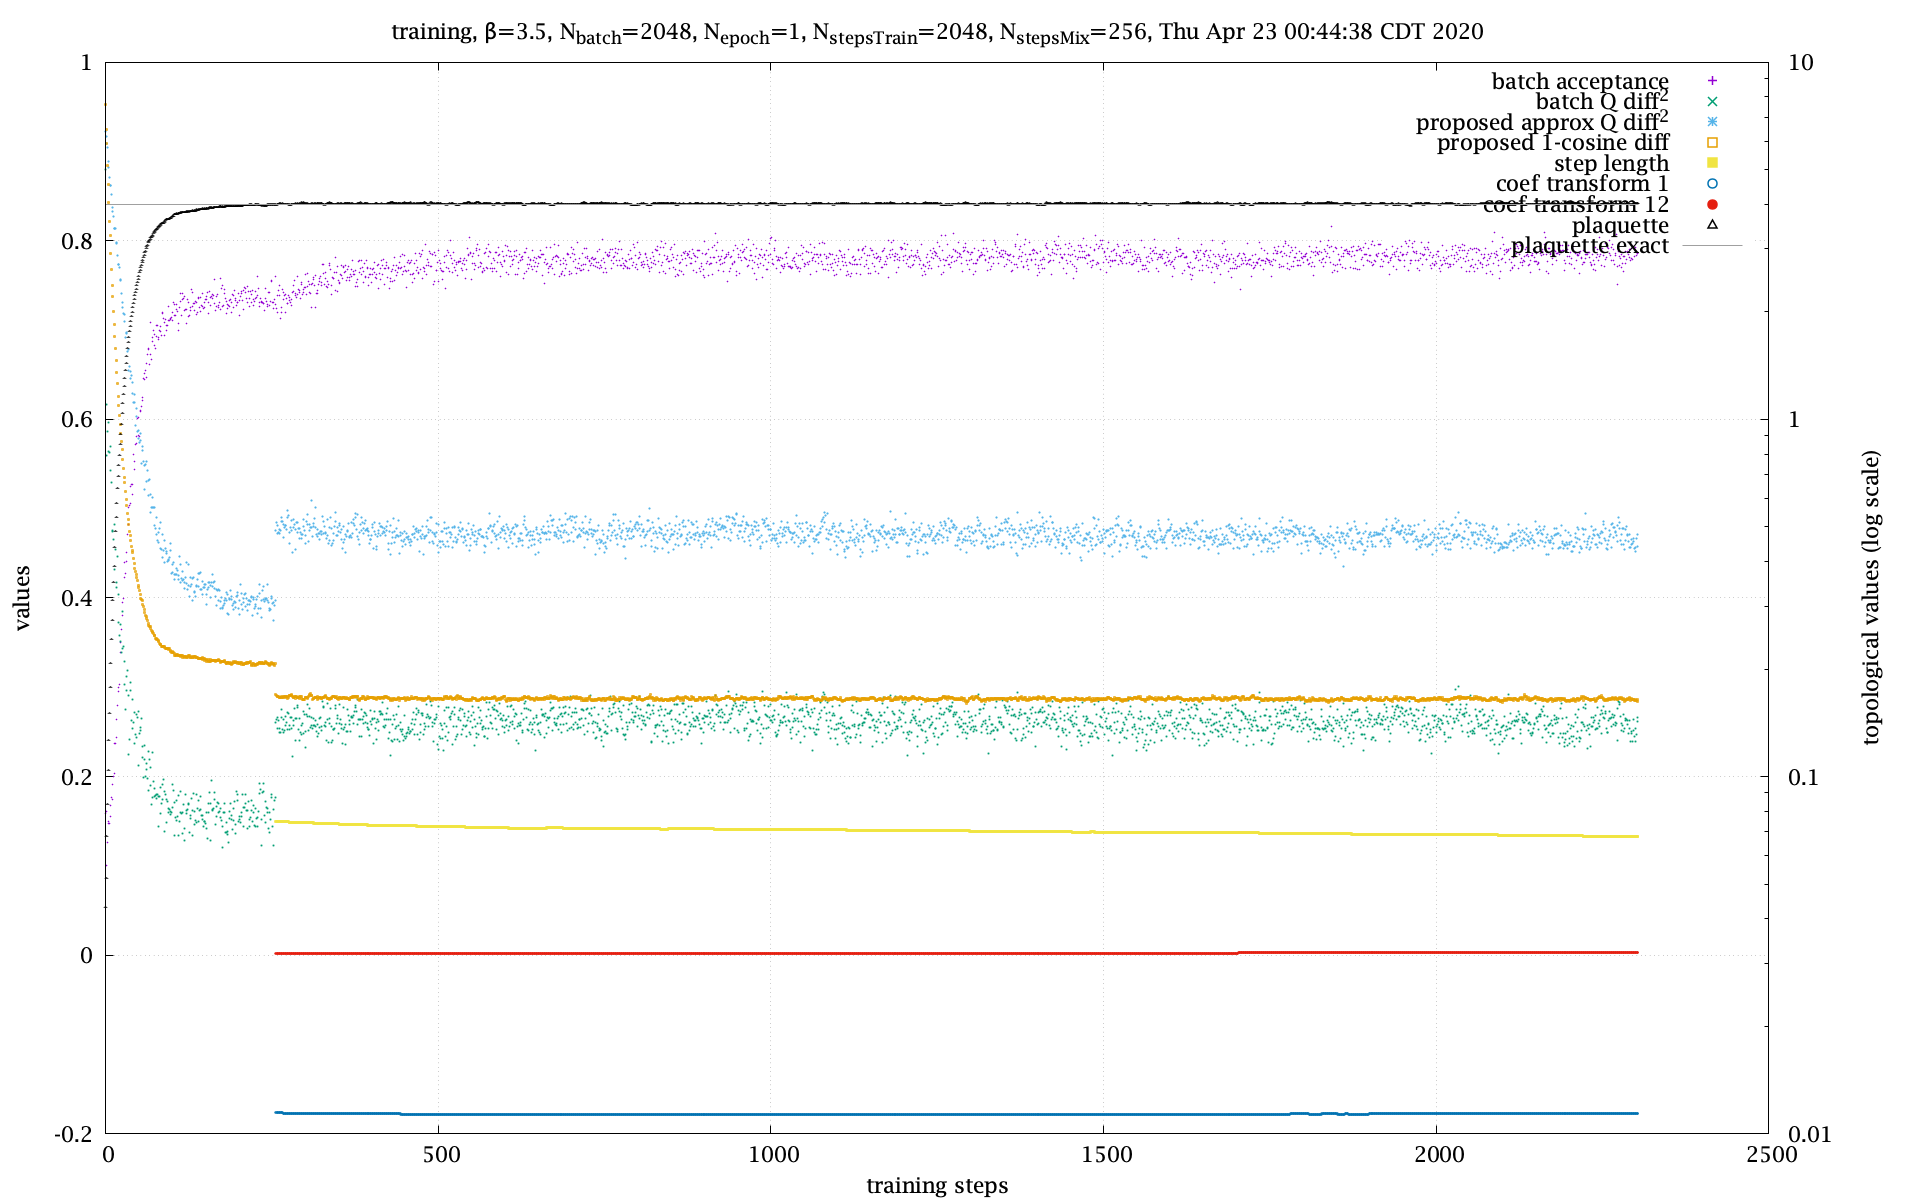

This figure's gnuplot source:
#!/usr/bin/env gnuplot
set term pngcairo size 1920,1200 font "Lucida Bright OT,16"
set output ARG0[*:strlen(ARG0)-2].'png'
beta='3.5'
batch=2048
epoch=1
stepsTrain=2048
stepsMix=256

steps=stepsTrain+stepsMix
file=ARG0[*:strlen(ARG0)-2].'log'

j(ex)="<jconsole -js 'exit echo ".ex."'"
$plaq<<e
(,: 1 bi % 0 bi=:1 : '"'"'(i.0) H. (1+m)@(0.25&*)@*: * ^&m@-: % (!m)"_'"'"')
e
plaqStep=j('($~2,~2%~#),|:(,~(e%~b,0)-~])' . $plaq[1] . '>:(b=:'.beta.'-1)*e%~>:i.e=:'.epoch)
#steptobeta(n)=1.+(beta-1.)*n/steps/epoch
#steptobetaT(n)=1.+(beta-1.)*((1+int(n/stepsTrain))*stepsMix+n)/steps/epoch
betatostep(b) = (b-1.)*steps*epoch/(beta-1.)
step(n) = n
stepT(n) = n+stepsMix

set pointsize 0.25

set log y2
set ytics nomirror
set y2tics nomirror
set autoscale  y
set autoscale y2
set grid

set title 'training, β=' . beta . ', N_{batch}=' . batch . ', N_{epoch}=' . epoch . ', N_{stepsTrain}=' . stepsTrain . ', N_{stepsMix}='. stepsMix . ', ' . system('date -r '.file)
#set xlabel 'β'
set xlabel 'training steps'
set ylabel 'values'
set y2label 'topological values (log scale)'

do for [i=1:20] { eval 'st'.i.'="w p lc '.i.' pt '.i.' notitle, 1/0 w p lc '.i.' pt '.i.' lw 1.5 ps 1.5 t"' }
plot \
	"<awk -F '[][,: ]*' '/^accept/{print $2}' ".file u (step($0)):1 @st1 'batch acceptance', \
	"<awk -F '[][,: ]*' '/^topo:/{x=0;for(i=2;i<NF;++i){qq[i]=$i;x+=(qo[i]-qq[i])**2}print x/(NF-2); for(i in qq)qo[i]=qq[i]}' ".file u (step($0)):1 axes x1y2 @st2 'batch Q diff^2', \
	"<awk -F '[][,: ]*' '/^topoDiff/{print $2}' ".file u (step($0)):1 axes x1y2 @st3 'proposed approx Q diff^2', \
	"<awk -F '[][,: ]*' '/^cosDiff/{print $2}' ".file u (step($0)):1 @st4 'proposed 1-cosine diff', \
	"<awk -F '[][,: ]*' '/^weights: /{print $2}' ".file u (stepT($0)):1 @st5 'step length', \
	"<awk -F '[][,: ]*' 'w==1{print $2} w>0{w--} /^weights: /{w=1}' ".file u (stepT($0)):(atan($1)/pi) @st6 'coef transform 1', \
	"<awk -F '[][,: ]*' 'w==1{print $2} w>0{w--} /^weights: /{w=12}' ".file u (stepT($0)):(atan($1)/pi) @st7 'coef transform 12', \
	"<awk -F '[][,: ]*' '/^plaq/{print $2}' ".file u (step($0)):1 @st8 'plaquette', \
	plaqStep u (betatostep($1)):2 w l lc rgb '#a0a0a0' t 'plaquette exact'
